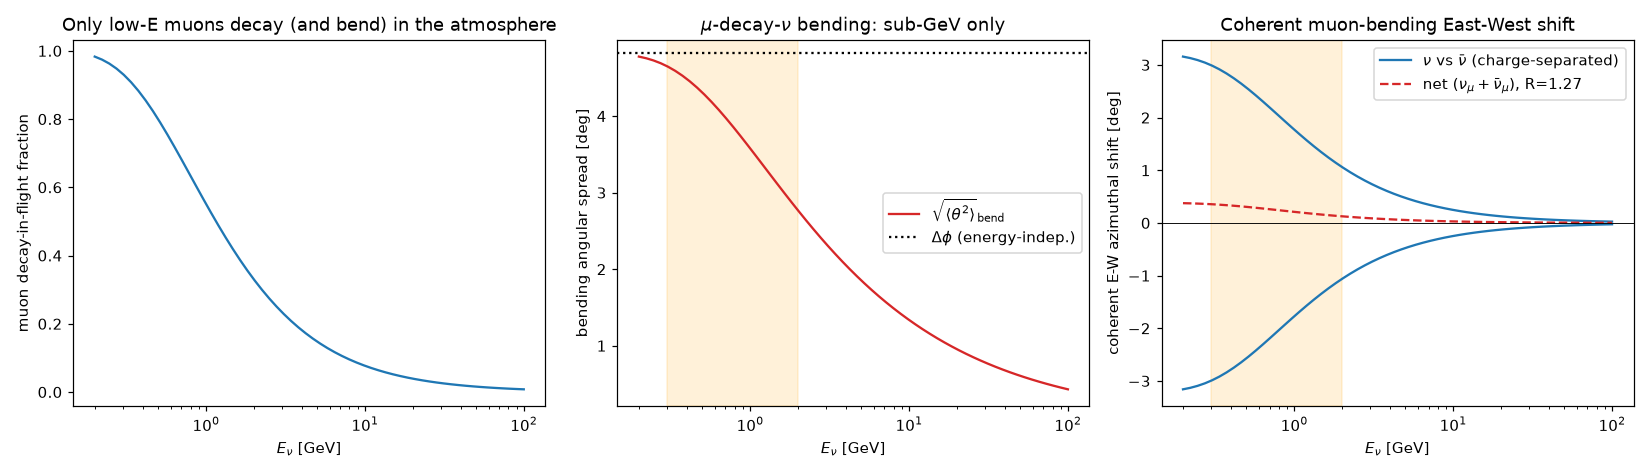

Reproduce this figure in Python.
"""Geomagnetic muon bending -- the non-cluster part of the off-axis 3D physics.

A muon produced in the cascade bends in the geomagnetic field before it decays
(mu -> e nu_e nubar_mu), so the decay neutrinos inherit a *deflected* direction.
This is a genuine driver of the sub-GeV up/down and East-West asymmetries that the
production-angle spread alone does not capture, and -- unlike the high-statistics
kernels -- it needs no cluster: the deflection is a closed-form quantity.

Key result (energy independence)
--------------------------------
The bending over the muon's in-flight decay is

    Delta_phi = (d / r_g) = (gamma c tau) * (q B / (gamma beta m c)) = q B tau / m

i.e. **independent of muon energy** (the longer flight of an energetic muon is
exactly offset by its larger gyroradius). Numerically ~3-5 deg for B ~ 0.3-0.5 G.
What *does* depend on energy is whether the muon decays in flight at all: low-E
muons decay in the atmosphere (and bend); high-E muons reach the ground first and
contribute no decay neutrino.

Two consequences for the neutrino flux, both delivered here:
* an **angular spread** (over the exponential decay-time distribution) that adds
  ``<Delta_phi^2>`` to the mu-decay-neutrino angular kernel
  (:func:`numu_bending_sigma2`, wired into ``mceq3d_solver``);
* a **coherent, charge-dependent shift** (mu+ and mu- bend oppositely) -> the
  East-West asymmetry of the mu-decay neutrinos (:func:`bending_deflection`,
  :func:`coherent_ew_shift_deg`, :func:`numu_ew_asymmetry`): mu+ shift ~+3 deg
  east and mu- ~-3 deg west, so the nu/nubar (charge-separated) flux carries a
  ~3 deg E-W split at sub-GeV, while the summed displacement is small (~0.3 deg,
  since the charge ratio R~1.27 is near unity).

Run::

    python muon_bending.py --plot
"""

from __future__ import annotations

import argparse

import numpy as np

TAU_MU = 2.1969811e-6  # s
M_MU = 0.1056584  # GeV/c^2
M_MU_KG = 1.883531e-28  # kg
Q = 1.602176634e-19  # C
C = 2.99792458e8  # m/s
CTAU_MU = C * TAU_MU  # ~659 m


def bending_angle(b_gauss=0.45):
    """Mean in-flight bending angle [rad] = q B tau / m (energy-independent)."""
    b_tesla = b_gauss * 1e-4
    return Q * b_tesla * TAU_MU / M_MU_KG


def decay_length_km(e_mu_gev):
    """Muon lab decay length [km] = gamma beta c tau ~ (E/m) c tau."""
    gamma = e_mu_gev / M_MU
    beta = np.sqrt(np.maximum(1 - 1 / gamma**2, 0.0))
    return gamma * beta * CTAU_MU / 1e3


def decay_in_flight_fraction(e_mu_gev, path_km=15.0):
    """Fraction of muons of energy E that decay within ``path_km`` of atmosphere
    (the rest reach the ground and produce no atmospheric decay neutrino)."""
    return 1.0 - np.exp(-path_km / decay_length_km(e_mu_gev))


def numu_bending_sigma2(e_nu_gev, b_gauss=0.45, path_km=15.0):
    """Angular-spread variance <theta^2> [rad^2] that muon bending adds to a
    mu-decay neutrino of energy ``e_nu_gev``.

    The neutrino carries ~1/3 of the muon energy on average, so E_mu ~ 3 E_nu.
    The spread is the bending angle weighted by the decay-in-flight fraction
    (only decaying muons contribute); the RMS over the exponential decay-time
    distribution equals the mean bending angle (Delta_phi), so var ~ f * Dphi^2.
    """
    e_mu = 3.0 * np.asarray(e_nu_gev, dtype=float)
    f = decay_in_flight_fraction(e_mu, path_km)
    return f * bending_angle(b_gauss) ** 2


def bending_deflection(vel_hat, b_gauss_enu, charge=+1):
    """Coherent in-flight deflection *vector* [rad] of a muon, ``(q tau/m)(v x B)``.

    ``vel_hat`` and ``b_gauss_enu`` are in the local (east, north, up) frame; the
    result is perpendicular to ``vel_hat`` and its magnitude is the (energy-
    independent) bending angle for the component of B transverse to the velocity.
    The decay neutrino inherits this deflection, so it is also the arrival-
    direction shift of the mu-decay neutrino.
    """
    b_t = np.asarray(b_gauss_enu, float) * 1e-4  # gauss -> tesla
    coeff = charge * Q * TAU_MU / M_MU_KG  # rad per tesla (B perp v)
    return coeff * np.cross(np.asarray(vel_hat, float), b_t)


def coherent_ew_shift_deg(b_north_gauss=0.30, charge=+1):
    """East-West (azimuthal) arrival shift [deg] of mu-decay nu for a *vertical*
    muon: only the horizontal (north) field bends it east/west.

    For a downward muon ``v=-up``, ``(v x B)`` has east-component ``+B_north``, so
    mu+ shifts east and mu- shifts west -- the coherent charge-dependent E-W
    deflection (Honda). Magnitude = (q tau/m) B_north, energy-independent.
    """
    d = bending_deflection([0, 0, -1.0], [0.0, b_north_gauss, 0.0], charge)
    return np.degrees(d[0])  # east component


def numu_ew_asymmetry(e_nu_gev, b_north_gauss=0.30, charge_ratio=1.27, path_km=15.0):
    """Net East-West azimuthal displacement [deg] of the *summed* mu-decay
    neutrino flux from coherent muon bending.

    mu+ and mu- deflect oppositely (+/- the coherent shift); with a muon charge
    ratio ``R = N+/N-`` the net displacement of the (nu_mu + nubar_mu) sum is
    ``shift * (R-1)/(R+1)``, gated by the decay-in-flight fraction (sub-GeV only).
    The charge-*separated* shift (full +/- the value, for nu vs nubar) is the
    larger, flavour-dependent effect; return both.
    """
    e_mu = 3.0 * np.asarray(e_nu_gev, dtype=float)
    f = decay_in_flight_fraction(e_mu, path_km)
    shift = coherent_ew_shift_deg(b_north_gauss, charge=+1)  # mu+ east
    net = shift * (charge_ratio - 1) / (charge_ratio + 1) * f
    return dict(net_shift_deg=net, charge_separated_deg=shift * f)


def main(argv=None):
    p = argparse.ArgumentParser(description=__doc__)
    p.add_argument("--plot", action="store_true")
    args = p.parse_args(argv)

    print("muon in-flight bending angle (energy-independent):")
    for b in (0.30, 0.45, 0.60):
        print(
            f"  B = {b:.2f} G  ->  Delta_phi = {np.degrees(bending_angle(b)):.2f} deg"
        )

    print("\ndecay-in-flight fraction (15 km path) & neutrino bending spread:")
    print("  E_nu[GeV]   E_mu[GeV]   f_decay   sqrt<theta^2>_bend [deg]")
    for enu in (0.3, 1.0, 3.0, 10.0, 30.0):
        emu = 3 * enu
        f = decay_in_flight_fraction(emu)
        s = np.degrees(np.sqrt(numu_bending_sigma2(enu)))
        print(f"  {enu:7.1f}    {emu:7.1f}    {f:6.3f}     {s:6.2f}")

    print("\ncoherent charge-dependent E-W shift (B_north=0.30 G, vertical muon):")
    print(
        f"  mu+ shifts {coherent_ew_shift_deg(charge=+1):+.2f} deg (east), "
        f"mu- {coherent_ew_shift_deg(charge=-1):+.2f} deg (west)"
    )
    print("  net (nu_mu+nubar_mu) E-W displacement, charge ratio 1.27:")
    print("  E_nu[GeV]   net_shift[deg]   charge-separated[deg]")
    for enu in (0.3, 1.0, 3.0):
        a = numu_ew_asymmetry(enu)
        print(
            f"  {enu:7.1f}    {a['net_shift_deg']:+8.2f}       "
            f"+/-{a['charge_separated_deg']:.2f}"
        )

    if args.plot:
        _plot()


def _plot():
    import matplotlib

    matplotlib.use("Agg")
    import matplotlib.pyplot as plt

    enu = np.logspace(-0.7, 2, 60)
    fig, (axL, axM, axR) = plt.subplots(1, 3, figsize=(15, 4.3))
    axL.semilogx(enu, decay_in_flight_fraction(3 * enu), "C0-")
    axL.set_xlabel(r"$E_\nu$ [GeV]")
    axL.set_ylabel("muon decay-in-flight fraction")
    axL.set_title("Only low-E muons decay (and bend) in the atmosphere")

    s = np.degrees(np.sqrt(numu_bending_sigma2(enu)))
    axM.semilogx(enu, s, "C3-", label=r"$\sqrt{\langle\theta^2\rangle}_{\rm bend}$")
    axM.axhline(
        np.degrees(bending_angle()),
        color="k",
        ls=":",
        label=r"$\Delta\phi$ (energy-indep.)",
    )
    axM.axvspan(0.3, 2.0, color="orange", alpha=0.15)
    axM.set_xlabel(r"$E_\nu$ [GeV]")
    axM.set_ylabel("bending angular spread [deg]")
    axM.set_title(r"$\mu$-decay-$\nu$ bending: sub-GeV only")
    axM.legend()

    sep = np.array([numu_ew_asymmetry(e)["charge_separated_deg"] for e in enu])
    net = np.array([numu_ew_asymmetry(e)["net_shift_deg"] for e in enu])
    axR.semilogx(enu, sep, "C0-", label=r"$\nu$ vs $\bar\nu$ (charge-separated)")
    axR.semilogx(enu, -sep, "C0-")
    axR.semilogx(enu, net, "C3--", label=r"net ($\nu_\mu+\bar\nu_\mu$), R=1.27")
    axR.axhline(0, color="k", lw=0.6)
    axR.axvspan(0.3, 2.0, color="orange", alpha=0.15)
    axR.set_xlabel(r"$E_\nu$ [GeV]")
    axR.set_ylabel("coherent E-W azimuthal shift [deg]")
    axR.set_title("Coherent muon-bending East-West shift")
    axR.legend()
    fig.tight_layout()
    fig.savefig("muon_bending.png", dpi=110)
    print("\nsaved plot -> muon_bending.png")


if __name__ == "__main__":
    main()
